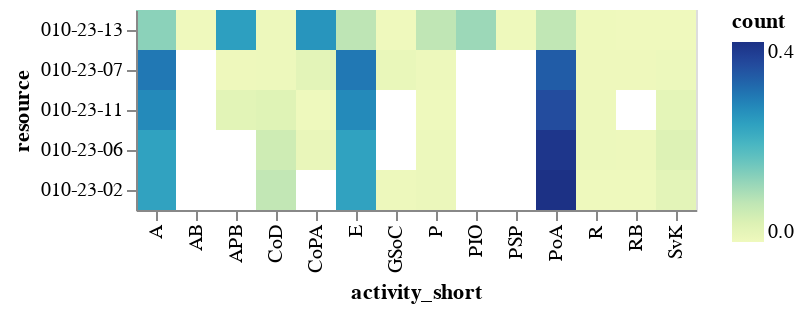

Notebook cell for this chart:
### Code cell
# NOTE: resource ids seem to have encoding role information (group id is the
# first two parts of the code? e.g., xxx-xx)
# NOTE2: in each group, there seems to be a special resource for "CoPA"

alt.Chart(res_act_matrix).mark_rect().encode(
    y=alt.Y('resource:N').sort(alt.EncodingSortField('label', order='ascending')),
    x='activity_short:N',
    color='count',
    tooltip=['count', 'resource', 'activity_short']
)

### Figure 1 — Vega-Lite specification as saved in the notebook (floating-point values rounded to 4 significant figures)
{"config": {"view": {"continuousWidth": 300, "continuousHeight": 300}}, "data": {"name": "data-687bcce69691dc7613707b795b9e4e36"}, "mark": {"type": "rect"}, "encoding": {"color": {"field": "count", "type": "quantitative"}, "tooltip": [{"field": "count", "type": "quantitative"}, {"field": "resource", "type": "nominal"}, {"field": "activity_short", "type": "nominal"}], "x": {"field": "activity_short", "type": "nominal"}, "y": {"field": "resource", "sort": {"field": "label", "order": "ascending"}, "type": "nominal"}}, "$schema": "https://vega.github.io/schema/vega-lite/v5.16.3.json", "datasets": {"data-687bcce69691dc7613707b795b9e4e36": [{"activity_short": "A", "count": 0.2369, "resource": "010-23-02", "label": 4}, {"activity_short": "CoD", "count": 0.07516, "resource": "010-23-02", "label": 4}, {"activity_short": "E", "count": 0.2369, "resource": "010-23-02", "label": 4}, {"activity_short": "GSoC", "count": 0.003822, "resource": "010-23-02", "label": 4}, {"activity_short": "P", "count": 0.008917, "resource": "010-23-02", "label": 4}, {"activity_short": "PoA", "count": 0.4076, "resource": "010-23-02", "label": 4}, {"activity_short": "R", "count": 0.002548, "resource": "010-23-02", "label": 4}, {"activity_short": "RB", "count": 0.002548, "resource": "010-23-02", "label": 4}, {"activity_short": "SvK", "count": 0.02548, "resource": "010-23-02", "label": 4}, {"activity_short": "A", "count": 0.2382, "resource": "010-23-06", "label": 3}, {"activity_short": "CoD", "count": 0.05906, "resource": "010-23-06", "label": 3}, {"activity_short": "CoPA", "count": 0.01378, "resource": "010-23-06", "label": 3}, {"activity_short": "E", "count": 0.2382, "resource": "010-23-06", "label": 3}, {"activity_short": "P", "count": 0.005906, "resource": "010-23-06", "label": 3}, {"activity_short": "PoA", "count": 0.3976, "resource": "010-23-06", "label": 3}, {"activity_short": "R", "count": 0.005906, "resource": "010-23-06", "label": 3}, {"activity_short": "RB", "count": 0.003937, "resource": "010-23-06", "label": 3}, {"activity_short": "SvK", "count": 0.0374, "resource": "010-23-06", "label": 3}, {"activity_short": "A", "count": 0.2982, "resource": "010-23-07", "label": 1}, {"activity_short": "APB", "count": 0.003636, "resource": "010-23-07", "label": 1}, {"activity_short": "CoD", "count": 0.005455, "resource": "010-23-07", "label": 1}, {"activity_short": "CoPA", "count": 0.02545, "resource": "010-23-07", "label": 1}, {"activity_short": "E", "count": 0.2982, "resource": "010-23-07", "label": 1}, {"activity_short": "GSoC", "count": 0.01273, "resource": "010-23-07", "label": 1}, {"activity_short": "P", "count": 0.005455, "resource": "010-23-07", "label": 1}, {"activity_short": "PoA", "count": 0.3364, "resource": "010-23-07", "label": 1}, {"activity_short": "R", "count": 0.003636, "resource": "010-23-07", "label": 1}, {"activity_short": "RB", "count": 0.003636, "resource": "010-23-07", "label": 1}, {"activity_short": "SvK", "count": 0.007273, "resource": "010-23-07", "label": 1}, {"activity_short": "A", "count": 0.2737, "resource": "010-23-11", "label": 2}, {"activity_short": "APB", "count": 0.02737, "resource": "010-23-11", "label": 2}, {"activity_short": "CoD", "count": 0.03368, "resource": "010-23-11", "label": 2}, {"activity_short": "CoPA", "count": 0.002105, "resource": "010-23-11", "label": 2}, {"activity_short": "E", "count": 0.2737, "resource": "010-23-11", "label": 2}, {"activity_short": "P", "count": 0.002105, "resource": "010-23-11", "label": 2}, {"activity_short": "PoA", "count": 0.36, "resource": "010-23-11", "label": 2}, {"activity_short": "R", "count": 0.004211, "resource": "010-23-11", "label": 2}, {"activity_short": "SvK", "count": 0.02316, "resource": "010-23-11", "label": 2}, {"activity_short": "A", "count": 0.131, "resource": "010-23-13", "label": 0}, {"activity_short": "AB", "count": 0.0007616, "resource": "010-23-13", "label": 0}, {"activity_short": "APB", "count": 0.243, "resource": "010-23-13", "label": 0}, {"activity_short": "CoD", "count": 0.005331, "resource": "010-23-13", "label": 0}, {"activity_short": "CoPA", "count": 0.2582, "resource": "010-23-13", "label": 0}, {"activity_short": "E", "count": 0.08073, "resource": "010-23-13", "label": 0}, {"activity_short": "GSoC", "count": 0.001523, "resource": "010-23-13", "label": 0}, {"activity_short": "P", "count": 0.07845, "resource": "010-23-13", "label": 0}, {"activity_short": "PIO", "count": 0.115, "resource": "010-23-13", "label": 0}, {"activity_short": "PSP", "count": 0.003046, "resource": "010-23-13", "label": 0}, {"activity_short": "PoA", "count": 0.07692, "resource": "010-23-13", "label": 0}, {"activity_short": "R", "count": 0.003046, "resource": "010-23-13", "label": 0}, {"activity_short": "RB", "count": 0.001523, "resource": "010-23-13", "label": 0}, {"activity_short": "SvK", "count": 0.001523, "resource": "010-23-13", "label": 0}]}}
